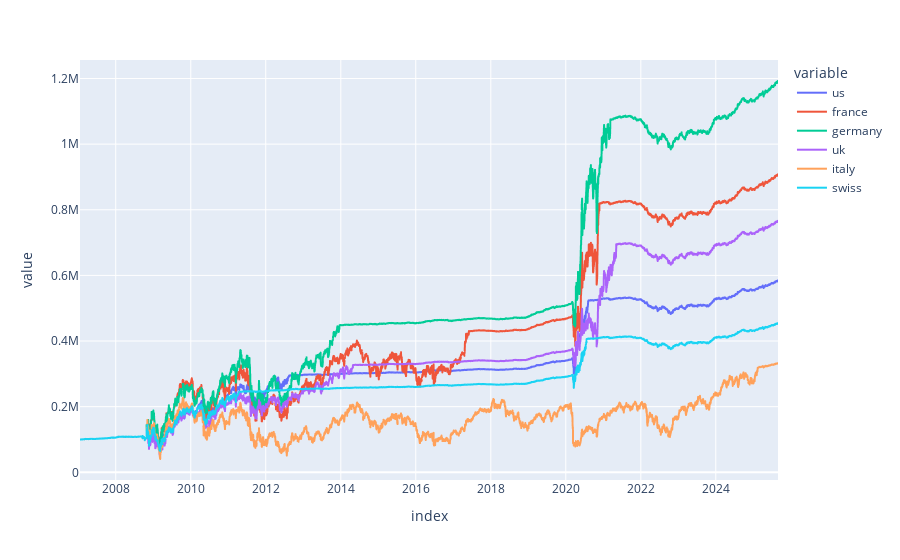

The cell this chart's notebook holds for it:
### Code cell
px.line(pd.DataFrame(ptf_results))

### Figure 1 — Plotly figure (JSON) as saved in the notebook; plotly's stock layout.template omitted (floating-point values rounded to 4 significant figures; data arrays with more than 128 entries replaced by an {"elided": "..."} marker saying what was removed)
{"data": [{"hovertemplate": "variable=us<br>index=%{x}<br>value=%{y}<extra></extra>", "legendgroup": "us", "line": {"color": "#636efa", "dash": "solid"}, "marker": {"symbol": "circle"}, "mode": "lines", "name": "us", "showlegend": true, "type": "scattergl", "x": {"elided": "4685 str values"}, "xaxis": "x", "y": {"elided": "4685 float values"}, "yaxis": "y"}, {"hovertemplate": "variable=france<br>index=%{x}<br>value=%{y}<extra></extra>", "legendgroup": "france", "line": {"color": "#EF553B", "dash": "solid"}, "marker": {"symbol": "circle"}, "mode": "lines", "name": "france", "showlegend": true, "type": "scattergl", "x": {"elided": "4685 str values"}, "xaxis": "x", "y": {"elided": "4685 float values"}, "yaxis": "y"}, {"hovertemplate": "variable=germany<br>index=%{x}<br>value=%{y}<extra></extra>", "legendgroup": "germany", "line": {"color": "#00cc96", "dash": "solid"}, "marker": {"symbol": "circle"}, "mode": "lines", "name": "germany", "showlegend": true, "type": "scattergl", "x": {"elided": "4685 str values"}, "xaxis": "x", "y": {"elided": "4685 float values"}, "yaxis": "y"}, {"hovertemplate": "variable=uk<br>index=%{x}<br>value=%{y}<extra></extra>", "legendgroup": "uk", "line": {"color": "#ab63fa", "dash": "solid"}, "marker": {"symbol": "circle"}, "mode": "lines", "name": "uk", "showlegend": true, "type": "scattergl", "x": {"elided": "4685 str values"}, "xaxis": "x", "y": {"elided": "4685 float values"}, "yaxis": "y"}, {"hovertemplate": "variable=italy<br>index=%{x}<br>value=%{y}<extra></extra>", "legendgroup": "italy", "line": {"color": "#FFA15A", "dash": "solid"}, "marker": {"symbol": "circle"}, "mode": "lines", "name": "italy", "showlegend": true, "type": "scattergl", "x": {"elided": "4685 str values"}, "xaxis": "x", "y": {"elided": "4685 float values"}, "yaxis": "y"}, {"hovertemplate": "variable=swiss<br>index=%{x}<br>value=%{y}<extra></extra>", "legendgroup": "swiss", "line": {"color": "#19d3f3", "dash": "solid"}, "marker": {"symbol": "circle"}, "mode": "lines", "name": "swiss", "showlegend": true, "type": "scattergl", "x": {"elided": "4685 str values"}, "xaxis": "x", "y": {"elided": "4685 float values"}, "yaxis": "y"}], "layout": {"legend": {"title": {"text": "variable"}, "tracegroupgap": 0}, "margin": {"t": 60}, "xaxis": {"anchor": "y", "domain": [0, 1], "title": {"text": "index"}}, "yaxis": {"anchor": "x", "domain": [0, 1], "title": {"text": "value"}}}}
